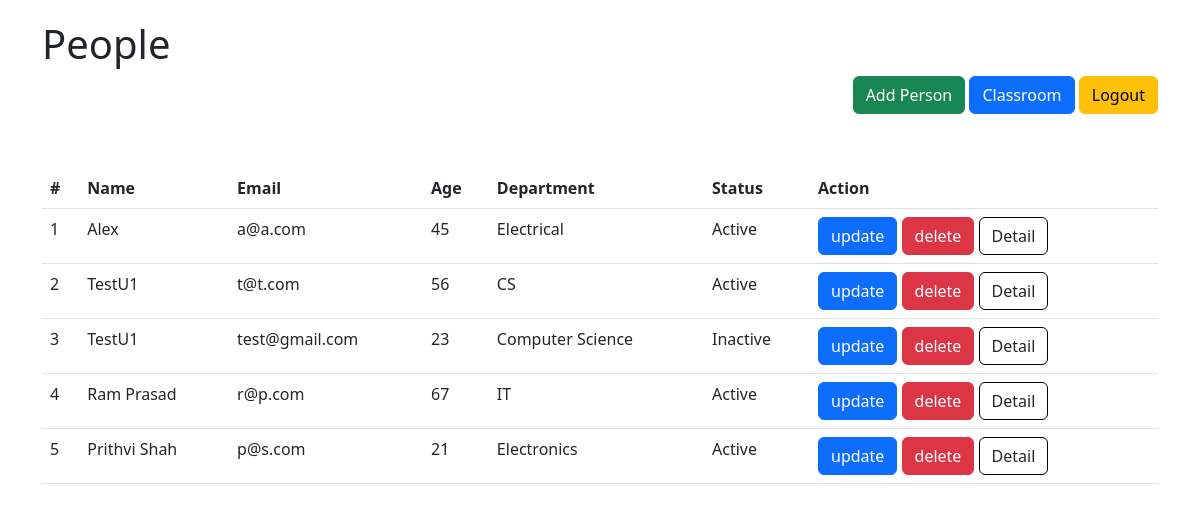
The app's page /home/ (signed in) with its own data.
### crud/models.py (models this page shows, shortened)
class Person(models.Model):
    name = models.CharField(max_length=50)
    email = models.EmailField(unique=True)
    age = models.PositiveIntegerField()
    department = models.CharField(max_length=50)
    is_active = models.BooleanField(default=False)

### crud/views.py (the view)
# urls.py: path("home/", home, name='home'),
@login_required
def home(request):
    context = {"persons": Person.objects.all(), "title": "Home"}
    return render(request, template_name="crud/person.html", context=context)

### templates/crud/person.html
{% extends "crud/base.html" %}
{% block content %}
    <div>
        <h1>People</h1>
        <div style="float: right">
            <a href="{% url 'create' %}" class="btn btn-success"
               >Add Person</a>
            <a href="{% url 'classroom' %}" class="btn btn-primary">Classroom</a>
            <a href="{% url 'logout' %}" class="btn btn-warning">Logout</a>
        </div>
    </div>
    <table class="table" style="margin-top: 100px">
        <thead>
        <tr>
            <th scope="col">#</th>
            <th scope="col">Name</th>
            <th scope="col">Email</th>
            <th scope="col">Age</th>
            <th scope="col">Department</th>
            <th scope="col">Status</th>
            <th scope="col">Action</th>
        </tr>
        </thead>
        <tbody>
        {% for person in persons %}
            <tr>
                <td>{{ forloop.counter }}</td>
                <td>{{ person.name }}</td>
                <td>{{ person.email }}</td>
                <td>{{ person.age }}</td>
                <td>{{ person.department }}</td>
                <td>
                    {% if person.is_active %}
                        Active
                    {% else %}
                        Inactive
                    {% endif %}
                </td>
                <td>
                    <a href="{% url 'update' person.id %}" class="btn btn-primary">update</a>
                    <a href="{% url 'delete' person.id %}" class="btn btn-danger">delete</a>
                    <a href="{% url 'person_detail' person.id %}" class="btn" style="border-color: black">Detail</a>
                </td>
            </tr>
        {% endfor %}
        </tbody>
    </table>
{% endblock %}

### records on screen
Person: name "Alex", email "a@a.com", age "45", department "Electrical", is_active "Active"
Person: name "TestU1", email "t@t.com", age "56", department "CS", is_active "Active"
Person: name "TestU1", email "test@gmail.com", age "23", department "Computer Science", is_active "Inactive"
Person: name "Ram Prasad", email "r@p.com", age "67", department "IT", is_active "Active"
Person: name "Prithvi Shah", email "p@s.com", age "21", department "Electronics", is_active "Active"
